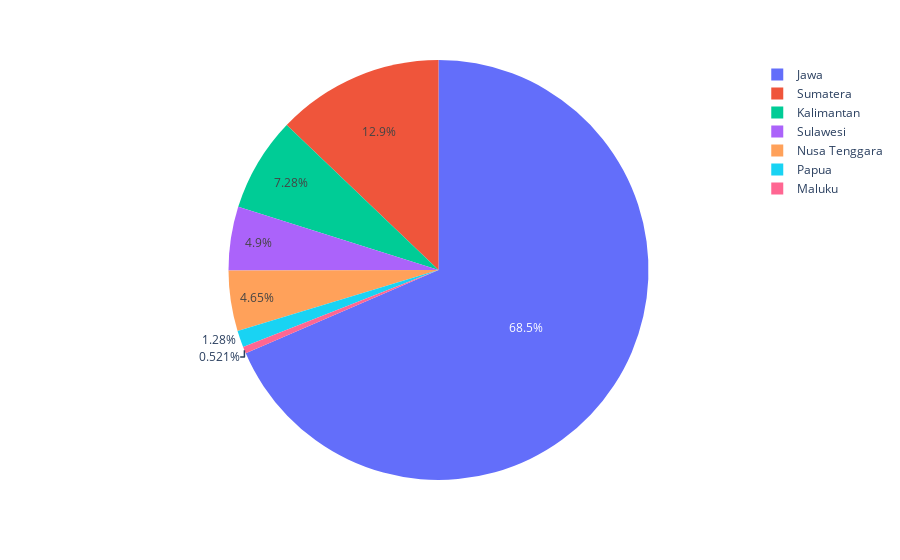

This figure's notebook cell:
### Markdown cell above
## Total Cases Grouped by Island

### Code cell
df_land = df_prov2.copy()
df_land['Island'] = ''

for prov in df_land['Location']:
    i = df_land[df_land['Location']==prov].index.values
    df_land['Island'][i] = df_raw[df_raw['Location']==prov]['Island'].unique()
    
df_island = pd.DataFrame(columns=['Island', 'Total Cases'])
df_island['Island'] = df_land['Island'].unique()

for land in df_island['Island']:
    i = df_island[df_island['Island']==land].index.values
    df_island['Total Cases'][i] = df_land[df_land['Island']==land]['Total Cases'].sum()

    
fig = px.pie(df_island, values='Total Cases', names='Island')
fig.show()

### Figure 1 — Plotly figure (JSON) as saved in the notebook; plotly's stock layout.template omitted (floating-point values rounded to 4 significant figures)
{"data": [{"domain": {"x": [0, 1], "y": [0, 1]}, "hovertemplate": "Island=%{label}<br>Total Cases=%{value}<extra></extra>", "labels": ["Jawa", "Kalimantan", "Nusa Tenggara", "Sumatera", "Sulawesi", "Papua", "Maluku"], "legendgroup": "", "name": "", "showlegend": true, "values": [4382378, 465732, 297493, 822718, 313608, 82097, 33331], "type": "pie"}], "layout": {"legend": {"tracegroupgap": 0}, "margin": {"t": 60}, "autosize": true}}
